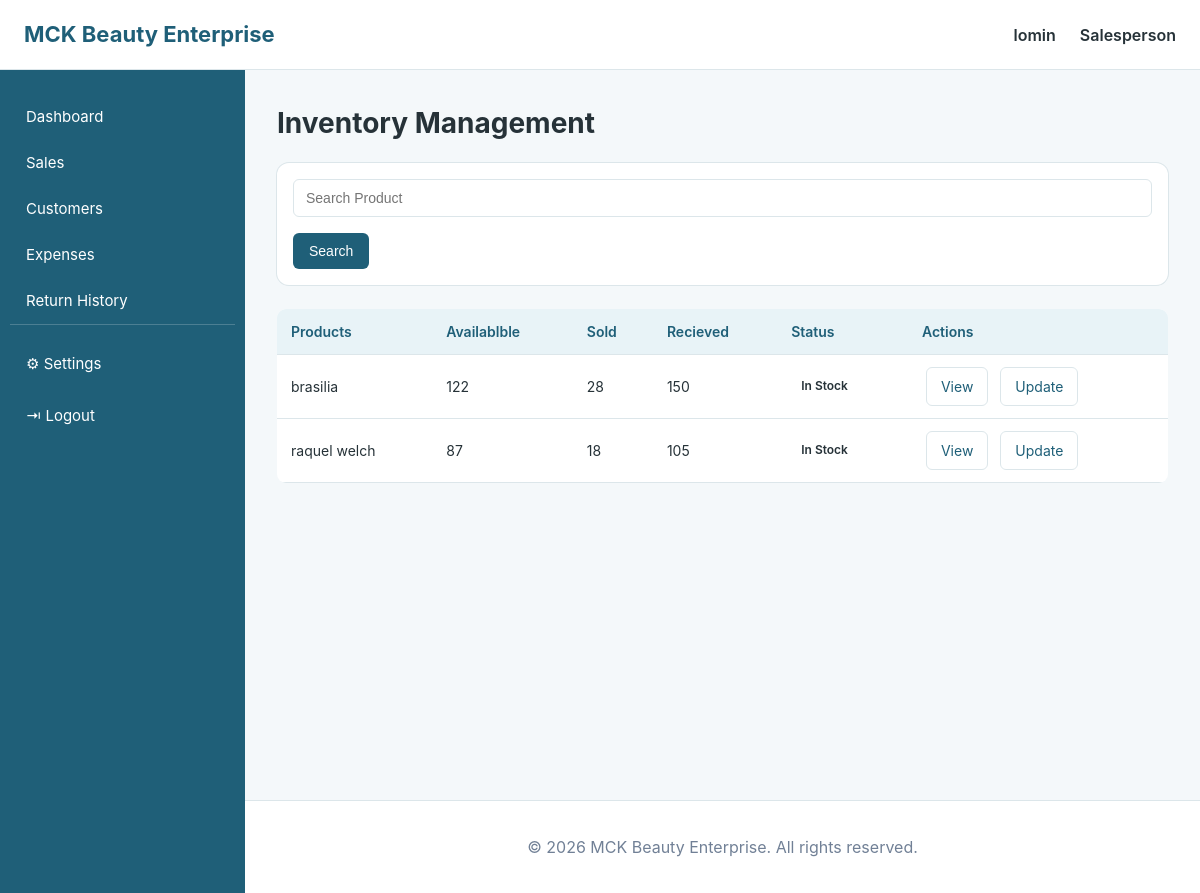
Page /inventory/ (signed in) on the committed database.
### accounts/models.py (models this page shows, shortened)
class User(AbstractUser):
    phone = models.CharField(max_length=20, blank=True)
    role = models.ForeignKey(
        Role,
        on_delete=models.SET_NULL,
        null=True,
        blank=True,
        related_name="users",
    )
    created_at = models.DateTimeField(auto_now_add=True)

class Role(models.Model):
    name = models.CharField(max_length=50, unique=True)
    description = models.TextField(blank=True)
    created_at = models.DateTimeField(auto_now_add=True)

### inventory/models.py (models this page shows, shortened)
class Inventory(models.Model):
    product = models.OneToOneField(Product, on_delete=models.CASCADE, related_name="inventory")
    quantity_available = models.IntegerField(default=0)
    quantity_sold = models.IntegerField(default=0)
    quantity_received = models.IntegerField(default=0)
    updated_at = models.DateTimeField(auto_now=True)

### products/models.py (models this page shows, shortened)
class Product(models.Model):
    category = models.ForeignKey(Category, on_delete=models.PROTECT, related_name="products")
    brand = models.ForeignKey(Brand, on_delete=models.PROTECT, related_name="products")
    product_code = models.CharField(max_length=50, unique=True)
    barcode = models.CharField(max_length=100, unique=True, blank=True, null=True)
    name = models.CharField(max_length=200)
    description = models.TextField(blank=True)
    hair_type = models.CharField(max_length=50, blank=True)
    texture = models.CharField(max_length=50, blank=True)
    length = models.IntegerField(null=True, blank=True)
    color = models.CharField(max_length=50, blank=True)
    cost_price = models.DecimalField(max_digits=10, decimal_places=2)
    selling_price = models.DecimalField(max_digits=10, decimal_places=2)
    reorder_level = models.IntegerField(default=5)
    image = models.ImageField(upload_to="products/", blank=True, null=True)
    status = models.BooleanField(default=True)
    created_at = models.DateTimeField(auto_now_add=True)
    updated_at = models.DateTimeField(auto_now=True)

### inventory/views.py (the view)
# urls.py: path("",views.view_inventory, name="view_inventory"),
def view_inventory(request):
    search = request.GET.get("search", "")
    inventory = Inventory.objects.select_related("product").all()
    if search:
        inventory = inventory.filter(
            Q(product__name__icontains=search) |
            Q(product__product_code__icontains=search)
        )
    context = {
        "inventory": inventory,
        "search": search,
    }
    return render(request, "Inventory/view_inventory.html", context)

### notifications/context_processors.py (called while the page is built)
def unread_notifications(request):
    user = getattr(request, "user", None)
    if user is not None and user.is_authenticated:
        return {
            "unread_notifications_count": Notification.objects.filter(
                recipient=user, is_read=False
            ).count()
        }
    return {"unread_notifications_count": 0}

### templates/Inventory/view_inventory.html (shortened to what this page needs)
{% extends "base.html" %}
{% block content %}
<h1>Inventory Management</h1>
<div class="searchbar">
    <form action="" method="get">
        <input type="text" name="search" placeholder="Search Product" value="{{search}}">
        <button type="submit">Search</button>
    </form>
</div>
<br>
<table>
    <thead>
        <th>Products</th>
        <th>Availablble</th>
        <th>Sold</th>
        <th>Recieved</th>
        <th>Status</th>
        <th>Actions</th>
    </thead>
   <tbody>
{% for item in inventory %}
<tr>
    <td>{{ item.product.name }}</td>
    <td>{{ item.quantity_available }}</td>
    <td>{{ item.quantity_sold }}</td>
    <td>{{ item.quantity_received }}</td>
    <td>
        {% if item.quantity_available == 0 %}
            <span class="badge danger">Out of Stock</span>
        {% elif item.quantity_available <= item.product.reorder_level %}
            <span class="badge warning">Low Stock</span>
        {% else %}
            <span class="badge success">In Stock</span>
        {% endif %}
    </td>
    <td>
       <a class="page-link" href="{% url 'inventory:inventory_history'%}">View</a>
        <a class="page-link" href="{% url 'inventory:update_inventory' item.id %}">
            Update
        </a>
    </td>
</tr>
{% empty %}
<tr>
    <td colspan="6">
        No inventory available
    </td>
</tr>
{% endfor %}
</tbody>
</table>
{% endblock %}

### templates/base.html (shortened to what this page needs)
{% load static %}
<!DOCTYPE html>
<html lang="en">
<head>
    <link rel="stylesheet"
          href="{% static 'css/dashboard.css' %}">
</head>
<body>
<header class="navbar">
    <div class="navbar-left">
        <span class="brand">
            MCK Beauty Enterprise
        </span>
    </div>
    <div class="navbar-right">
        {% if user.is_authenticated %}
            <span class="user-name">
                {{ user.username }}
            </span>
            {% if user.role %}
                <span class="user-role">
                    {{ user.role.name }}
                </span>
            {% endif %}
        {% else %}
            <a href="{% url 'accounts:login' %}">
                Login
            </a>
        {% endif %}
    </div>
</header>
<div class="layout">
{% if user.is_authenticated %}
<aside class="sidebar">
    <nav>
        <a href="{% url 'dashboard:dashboard' %}"
           class="{% if request.resolver_match.app_name == 'dashboard' %}active{% endif %}">
            <span>
                Dashboard
            </span>
        </a>
        {% if user.role and user.role.name == "Administrator" %}
            <a href="{% url 'sales:sales_history' %}"
               class="{% if request.resolver_match.url_name == 'sales_history' %}active{% endif %}">
                <span>
                    Sales
                </span>
            </a>
            <a href="{% url 'inventory:view_inventory' %}"
               class="{% if request.resolver_match.app_name == 'inventory' %}active{% endif %}">
                <span>
                    Inventory
                </span>
            </a>
            <a href="{% url 'purchase:view_purchase' %}"
               class="{% if request.resolver_match.app_name == 'purchase' %}active{% endif %}">
                <span>
                    Purchases
                </span>
            </a>
            <a href="{% url 'customers:customer_list' %}"
               class="{% if request.resolver_match.app_name == 'customers' %}active{% endif %}">
                <span>
                    Customers
                </span>
            </a>
            <a href="{% url 'suppliers:supplier_list' %}"
               class="{% if request.resolver_match.app_name == 'suppliers' %}active{% endif %}">
                <span>
                    Suppliers
                </span>
            </a>
            <a href="{% url 'employees:employee_list' %}"
               class="{% if request.resolver_match.app_name == 'employees' %}active{% endif %}">
                <span>
                    Employees
                </span>
            </a>
            <a href="{% url 'reports:dashboard' %}"
               class="{% if request.resolver_match.app_name == 'reports' %}active{% endif %}">
                <span>
                    Reports
                </span>
            </a>
            <a href="{% url 'accounts:user_list' %}"
               class="{% if request.resolver_match.url_name == 'user_list' %}active{% endif %}">
                <span>
                    Users
                </span>
            </a>
        <!-- =================================================
             MANAGER
             ================================================= -->
        {% elif user.role and user.role.name == "Salesperson" %}
            <a href="{% url 'sales:create_sale' %}"
               class="{% if request.resolver_match.app_name == 'sales' %}active{% endif %}">
                <span>
                    Sales
                </span>
            </a>
            <a href="{% url 'customers:customer_list' %}"
               class="{% if request.resolver_match.app_name == 'customers' %}active{% endif %}">
                <span>
                    Customers
                </span>
            </a>
            <a href="{% url 'expenses:expense_list' %}"
               class="{% if request.resolver_match.app_name == 'expense' %}active{% endif %}">
                <span>
                    Expenses
                </span>
            </a>
            <a href="{% url 'sales:return_history' %}"
               class="{% if request.resolver_match.app_name == 'sales' %}active{% endif %}">
                <span>
                    Return History
                </span>
            </a>
        {% endif %}
        <div class="bottom-links">
            <a href="{% url 'accounts:settings' %}"
               class="{% if request.resolver_match.app_name == 'accounts' and request.resolver_match.url_name == 'settings' %}active{% endif %}">
                <span>
                    ⚙ Settings
                </span>
            </a>
            <a href="{% url 'accounts:logout' %}">
                <span>
                    ⇥ Logout
                </span>
            </a>
        </div>
    </nav>
</aside>
{% endif %}
<main class="main-content">
    {% block content %}
    {% endblock %}
</main>
</div>
<footer class="footer">
    <p>
        &copy; {% now "Y" %} MCK Beauty Enterprise.
        All rights reserved.
    </p>
</footer>
</body>
</html>

### static/css/dashboard.css (style rules this page uses)
:root { --primary: #1f5f78; --primary-dark: #16465a; --primary-light: #e8f3f7; --background: #f4f8fa; --card: #ffffff; --text: #263238; --muted: #718096; --border: #dce6ea; --success: #3b8d78; --success-light: #e6f3ef; --warning: #d69e2e; --warning-light: #fbf3e0; --danger: #c05640; --danger-light: #fbeae6; --shadow: 0 2px 10px rgba(0, 0, 0, 0.06); --shadow-hover: 0 5px 18px rgba(0, 0, 0, 0.08); --space-xs: 6px; --space-sm: 10px; --space-md: 16px; --space-lg: 24px; --space-xl: 32px; --radius-sm: 6px; --radius-md: 9px; --radius-lg: 12px; --sidebar-width: 245px; --navbar-height: 70px; --transition: 0.2s ease; }
* { box-sizing: border-box; }
html { scroll-behavior: smooth; }
body { margin: 0; padding: 0; font-family: -apple-system, "Segoe UI", Arial, Helvetica, sans-serif; background: var(--background); color: var(--text); line-height: 1.5; -webkit-font-smoothing: antialiased; }
a { color: var(--primary); text-decoration: none; }
.navbar { height: var(--navbar-height); display: flex; align-items: center; justify-content: space-between; padding: 0 var(--space-lg); background: var(--card); border-bottom: 1px solid var(--border); position: sticky; top: 0; z-index: 1000; }
.navbar-left { display: flex; align-items: center; gap: var(--space-sm); }
.brand { font-size: 22px; font-weight: 700; color: var(--primary); }
.navbar-right { display: flex; align-items: center; gap: var(--space-lg); }
.navbar-right span { font-weight: 600; }
.layout { display: flex; min-height: calc(100vh - var(--navbar-height)); }
.sidebar { width: var(--sidebar-width); position: fixed; top: var(--navbar-height); left: 0; bottom: 0; background: var(--primary); color: white; display: flex; flex-direction: column; padding: var(--space-lg) var(--space-sm); overflow: hidden; z-index: 900; }
.sidebar-nav a, .sidebar-bottom a, .bottom-links a, .sidebar nav > a { display: flex; align-items: center; gap: 13px; width: 100%; min-height: 46px; padding: 0 var(--space-md); border-radius: var(--radius-md); color: white; text-decoration: none; font-size: 15px; transition: background var(--transition), padding-left var(--transition); }
.sidebar-bottom, .bottom-links { margin-top: auto; padding-top: var(--space-md); border-top: 1px solid rgba(255, 255, 255, 0.2); display: flex; flex-direction: column; gap: var(--space-xs); flex-shrink: 0; }
.main-content { margin-left: var(--sidebar-width); width: calc(100% - var(--sidebar-width)); min-width: 0; padding: var(--space-xl); min-height: calc(100vh - var(--navbar-height)); }
.main-content h1 { margin-top: 0; font-size: 28px; color: var(--text); }
table { width: 100%; border-collapse: collapse; background: var(--card); border-radius: var(--radius-md); overflow: hidden; }
th { background: var(--primary-light); color: var(--primary); font-weight: 600; text-align: left; }
th, td { padding: 12px 14px; border-bottom: 1px solid var(--border); font-size: 14px; }
.badge { display: inline-block; padding: 4px 10px; border-radius: 999px; font-size: 12px; font-weight: 600; line-height: 1.4; }
button, .btn { border: none; border-radius: var(--radius-sm); padding: 10px 16px; background: var(--primary); color: white; cursor: pointer; text-decoration: none; font-size: 14px; display: inline-block; transition: background var(--transition), transform 0.1s ease; }
form { box-shadow: 0 0 0 1px var(--border); width: auto; padding: var(--space-md); background: var(--card); border-radius: var(--radius-lg); display: flex; flex-wrap: wrap; gap: var(--space-md); align-items: flex-end; }
input, select, textarea { width: 100%; padding: 10px 12px; border: 1px solid var(--border); border-radius: var(--radius-sm); background: white; color: var(--text); font-size: 14px; }
.footer { margin-left: var(--sidebar-width); padding: 18px var(--space-xl); text-align: center; color: var(--muted); background: var(--card); border-top: 1px solid var(--border); }
.page-link { display: inline-block; padding: 8px 14px; margin: 0 4px; border: 1px solid var(--border); border-radius: var(--radius-sm); background: var(--card); color: var(--primary); font-size: 14px; text-decoration: none; transition: background var(--transition); }

### rows in the picture
User: username "lomin", role.name "Salesperson"
Inventory: product.name "brasilia", quantity_available "122", quantity_sold "28", quantity_received "150", shows "In Stock"
Inventory: product.name "raquel welch", quantity_available "87", quantity_sold "18", quantity_received "105", shows "In Stock"
